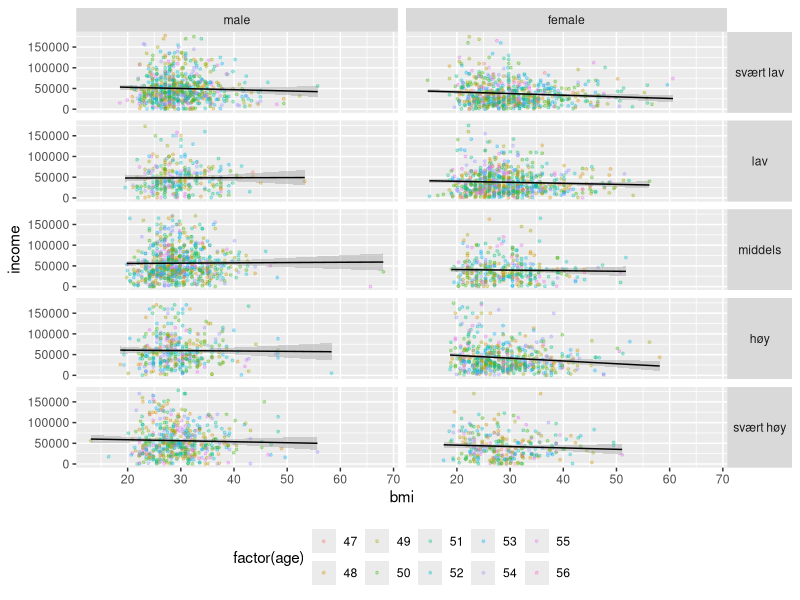

Generate this figure with R:
## ---- chunk 1
library(tidyverse)

## ---- chunk 2
# Plotet ser bedre ut i ferdig dokument
my_data <- modelr::heights

my_data <- my_data %>% 
  group_by(sex) %>% 
  mutate(
    heightIntSex = cut_number(height, n = 5, labels = c("svært lav", "lav", "middels", "høy", "svært høy"))
  )

my_data %>% 
  filter(income > 0 & income < 300000) %>%
  mutate(
    bmi = (weight * 0.454)/((0.01*height * 2.52)^2)
    ) %>% 
  ggplot(mapping = aes(x = bmi, y = income)) +
  geom_point(mapping = aes(colour = factor(age)), size = 0.7, alpha = 0.3, na.rm = TRUE) + 
  geom_smooth(method = "lm", colour = "black", lwd = 0.5, na.rm = TRUE) + 
  facet_grid(heightIntSex ~ sex) + 
  theme(legend.position = "bottom", strip.text.y = element_text(angle = 0))
